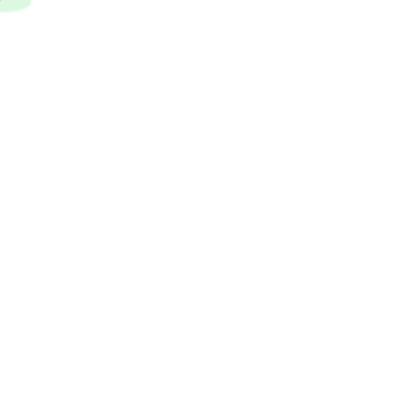
Frame 1 (no input)
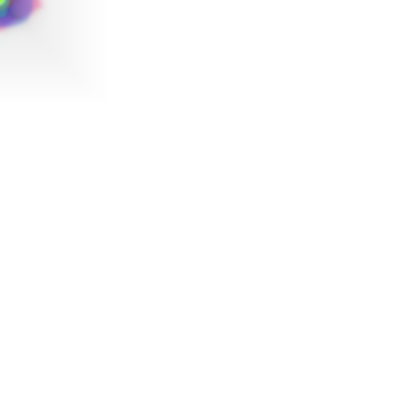
Frame 60 (the mouse pressed at the canvas centre just before this capture)
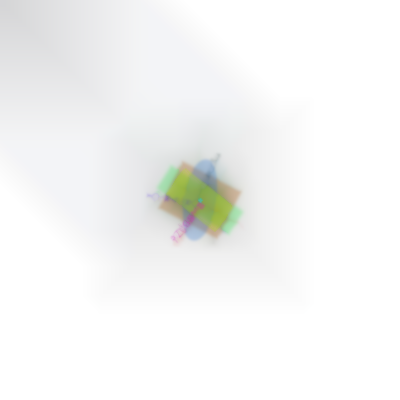
Frame 120 (the mouse held since frame 60 and released just before this capture)

The Processing sketch that drew these frames (run headless with seeded random() and noise(); from frame 60 on, the mouse is pressed at the canvas centre):

// Processing sketch: processing_9086
// ── processing_9086.pde

int oldMouseX = 0;
int oldMouseY = 0;

void setup() {
  size(400, 400);
  background(255);
  frameRate(12);
}

void draw() {
  float rayonX = random(100);
  float rayonY = random(100);
  float rotation = random(360);
  fill(random(255), random(255), random(255), random(100));
  pushMatrix();
  translate(mouseX, mouseY);
  rotate(rotation);
  noStroke();
  
  if (random(2) < 1) rect(-(rayonX/2), -(rayonY/2), rayonX, rayonY);
  else ellipse(0, 0, rayonX, rayonY);
  
  if (mousePressed) {
    fill(random(255), random(255), random(255), 155 + random(100));
    String string = ""; 
    
    for (int i = 0; i < 3 + int(random(20)); i++) {
      string += char(int(random(255)));
    }  
    
    text(string, 0, 0);
  }
  
  popMatrix();
  stroke(random(255), random(255), random(255));
  strokeWeight(1 + random(5));
  line(oldMouseX, oldMouseY, mouseX, mouseY);
  filter(BLUR, 1);
  filter(DILATE);
  oldMouseX = mouseX;
  oldMouseY = mouseY;
}
